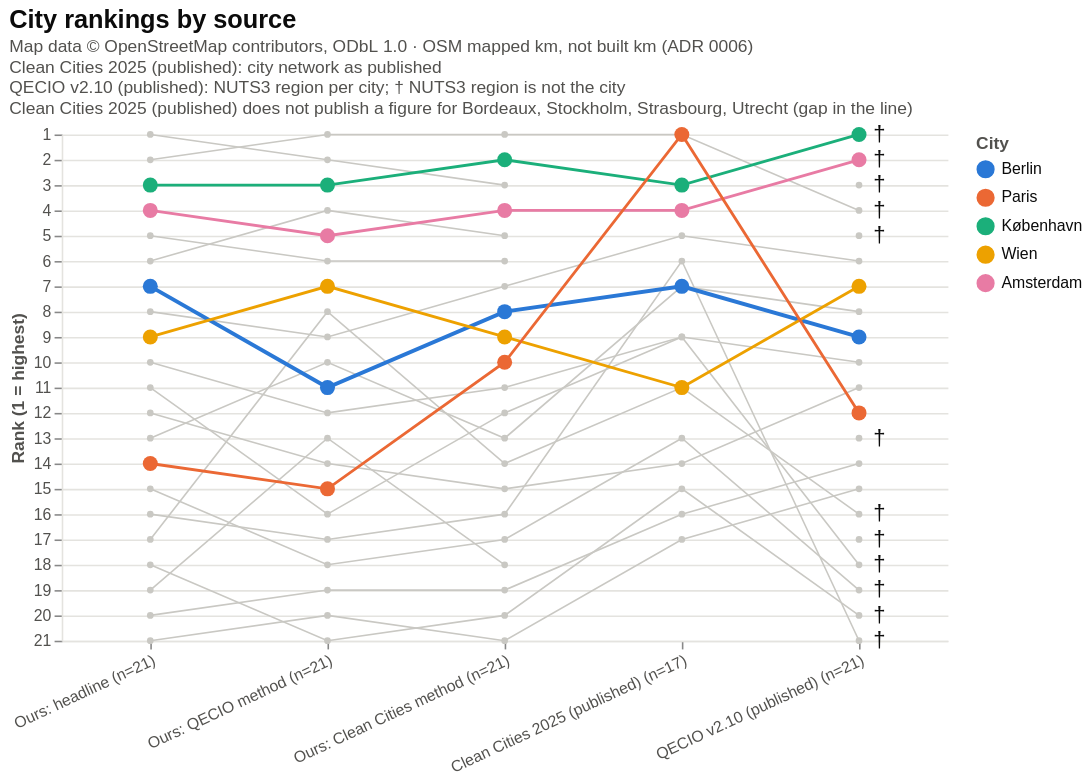

Vega-Lite specification stored for this chart:
### Vega-Lite specification from a JSON file in a GitHub repository (floating-point values rounded to 4 significant figures)
{"config": {"view": {"continuousWidth": 300, "continuousHeight": 300, "stroke": null}, "axis": {"domainColor": "#e4e3df", "gridColor": "#e4e3df", "labelColor": "#52514e", "titleColor": "#52514e"}, "legend": {"labelColor": "#0b0b0b", "labelLimit": 260, "titleColor": "#52514e"}, "title": {"color": "#0b0b0b", "subtitleColor": "#52514e", "subtitleFontSize": 11}}, "layer": [{"mark": {"type": "line", "color": "#c9c8c3", "invalid": "break-paths-filter-domains", "point": {"color": "#c9c8c3", "filled": true, "size": 18}, "strokeWidth": 1}, "encoding": {"detail": {"field": "city", "type": "nominal"}, "tooltip": [{"field": "source", "type": "nominal"}, {"field": "city_label", "title": "city", "type": "nominal"}, {"field": "rank", "type": "quantitative"}, {"field": "value_text", "title": "value", "type": "nominal"}]}, "transform": [{"filter": "(datum.role === 'other')"}]}, {"mark": {"type": "line", "invalid": "break-paths-filter-domains", "point": {"filled": true, "size": 90}}, "encoding": {"color": {"field": "city", "scale": {"domain": ["Berlin", "Paris", "København", "Wien", "Amsterdam"], "range": ["#2a78d6", "#eb6834", "#1baf7a", "#eda100", "#e87ba4"]}, "title": "City", "type": "nominal"}, "strokeWidth": {"condition": {"test": "(datum.role === 'highlight')", "value": 2.5}, "value": 1.8}, "tooltip": [{"field": "source", "type": "nominal"}, {"field": "city_label", "title": "city", "type": "nominal"}, {"field": "rank", "type": "quantitative"}, {"field": "value_text", "title": "value", "type": "nominal"}]}, "transform": [{"filter": "(datum.role !== 'other')"}]}, {"mark": {"type": "text", "align": "left", "baseline": "middle", "color": "#0b0b0b", "dx": 9, "dy": 0, "fontSize": 14, "text": "†"}, "encoding": {"tooltip": [{"field": "source", "type": "nominal"}, {"field": "city_label", "title": "city", "type": "nominal"}, {"field": "rank", "type": "quantitative"}, {"field": "value_text", "title": "value", "type": "nominal"}]}, "transform": [{"filter": "(datum.dagger === true)"}]}], "data": {"values": [{"source": "Ours: headline (n=21)", "source_id": "ours_headline", "city": "Stockholm", "city_id": "stockholm", "city_label": "Stockholm", "dagger": false, "role": "other", "rank": 1, "value": 263.9, "value_text": "263.88"}, {"source": "Ours: headline (n=21)", "source_id": "ours_headline", "city": "Helsinki", "city_id": "helsinki", "city_label": "Helsinki", "dagger": false, "role": "other", "rank": 2, "value": 263.3, "value_text": "263.29"}, {"source": "Ours: headline (n=21)", "source_id": "ours_headline", "city": "København", "city_id": "copenhagen", "city_label": "København", "dagger": false, "role": "comparison", "rank": 3, "value": 238.1, "value_text": "238.08"}, {"source": "Ours: headline (n=21)", "source_id": "ours_headline", "city": "Amsterdam", "city_id": "amsterdam", "city_label": "Amsterdam", "dagger": false, "role": "comparison", "rank": 4, "value": 203.0, "value_text": "202.96"}, {"source": "Ours: headline (n=21)", "source_id": "ours_headline", "city": "Utrecht", "city_id": "utrecht", "city_label": "Utrecht", "dagger": false, "role": "other", "rank": 5, "value": 194.8, "value_text": "194.76"}, {"source": "Ours: headline (n=21)", "source_id": "ours_headline", "city": "Strasbourg", "city_id": "strasbourg", "city_label": "Strasbourg", "dagger": false, "role": "other", "rank": 6, "value": 136.1, "value_text": "136.06"}, {"source": "Ours: headline (n=21)", "source_id": "ours_headline", "city": "Berlin", "city_id": "berlin", "city_label": "Berlin", "dagger": false, "role": "highlight", "rank": 7, "value": 109.6, "value_text": "109.63"}, {"source": "Ours: headline (n=21)", "source_id": "ours_headline", "city": "Wrocław", "city_id": "wroclaw", "city_label": "Wrocław", "dagger": false, "role": "other", "rank": 8, "value": 95.3, "value_text": "95.30"}, {"source": "Ours: headline (n=21)", "source_id": "ours_headline", "city": "Wien", "city_id": "vienna", "city_label": "Wien", "dagger": false, "role": "comparison", "rank": 9, "value": 90.95, "value_text": "90.95"}, {"source": "Ours: headline (n=21)", "source_id": "ours_headline", "city": "Warszawa", "city_id": "warsaw", "city_label": "Warszawa", "dagger": false, "role": "other", "rank": 10, "value": 82.44, "value_text": "82.45"}, {"source": "Ours: headline (n=21)", "source_id": "ours_headline", "city": "Ljubljana", "city_id": "ljubljana", "city_label": "Ljubljana", "dagger": false, "role": "other", "rank": 11, "value": 74.59, "value_text": "74.60"}, {"source": "Ours: headline (n=21)", "source_id": "ours_headline", "city": "Kraków", "city_id": "krakow", "city_label": "Kraków", "dagger": false, "role": "other", "rank": 12, "value": 73.78, "value_text": "73.78"}, {"source": "Ours: headline (n=21)", "source_id": "ours_headline", "city": "Oslo", "city_id": "oslo", "city_label": "Oslo", "dagger": false, "role": "other", "rank": 13, "value": 71.81, "value_text": "71.81"}, {"source": "Ours: headline (n=21)", "source_id": "ours_headline", "city": "Paris", "city_id": "paris", "city_label": "Paris", "dagger": false, "role": "comparison", "rank": 14, "value": 63.07, "value_text": "63.07"}, {"source": "Ours: headline (n=21)", "source_id": "ours_headline", "city": "Bratislava", "city_id": "bratislava", "city_label": "Bratislava", "dagger": false, "role": "other", "rank": 15, "value": 61.19, "value_text": "61.19"}, {"source": "Ours: headline (n=21)", "source_id": "ours_headline", "city": "Barcelona", "city_id": "barcelona", "city_label": "Barcelona", "dagger": false, "role": "other", "rank": 16, "value": 55.1, "value_text": "55.10"}, {"source": "Ours: headline (n=21)", "source_id": "ours_headline", "city": "Lyon", "city_id": "lyon", "city_label": "Lyon", "dagger": false, "role": "other", "rank": 17, "value": 52.3, "value_text": "52.30"}, {"source": "Ours: headline (n=21)", "source_id": "ours_headline", "city": "Madrid", "city_id": "madrid", "city_label": "Madrid", "dagger": false, "role": "other", "rank": 18, "value": 43.08, "value_text": "43.08"}, {"source": "Ours: headline (n=21)", "source_id": "ours_headline", "city": "Bordeaux", "city_id": "bordeaux", "city_label": "Bordeaux", "dagger": false, "role": "other", "rank": 19, "value": 39.98, "value_text": "39.98"}, {"source": "Ours: headline (n=21)", "source_id": "ours_headline", "city": "Praha", "city_id": "prague", "city_label": "Praha", "dagger": false, "role": "other", "rank": 20, "value": 30.21, "value_text": "30.21"}, {"source": "Ours: headline (n=21)", "source_id": "ours_headline", "city": "Budapest", "city_id": "budapest", "city_label": "Budapest", "dagger": false, "role": "other", "rank": 21, "value": 22.41, "value_text": "22.40"}, {"source": "Ours: QECIO method (n=21)", "source_id": "ours_ecf_qecio", "city": "Helsinki", "city_id": "helsinki", "city_label": "Helsinki", "dagger": false, "role": "other", "rank": 1, "value": 167.2, "value_text": "167.19"}, {"source": "Ours: QECIO method (n=21)", "source_id": "ours_ecf_qecio", "city": "Stockholm", "city_id": "stockholm", "city_label": "Stockholm", "dagger": false, "role": "other", "rank": 2, "value": 143.8, "value_text": "143.81"}, {"source": "Ours: QECIO method (n=21)", "source_id": "ours_ecf_qecio", "city": "København", "city_id": "copenhagen", "city_label": "København", "dagger": false, "role": "comparison", "rank": 3, "value": 109.1, "value_text": "109.11"}, {"source": "Ours: QECIO method (n=21)", "source_id": "ours_ecf_qecio", "city": "Strasbourg", "city_id": "strasbourg", "city_label": "Strasbourg", "dagger": false, "role": "other", "rank": 4, "value": 99.84, "value_text": "99.84"}, {"source": "Ours: QECIO method (n=21)", "source_id": "ours_ecf_qecio", "city": "Amsterdam", "city_id": "amsterdam", "city_label": "Amsterdam", "dagger": false, "role": "comparison", "rank": 5, "value": 89.04, "value_text": "89.04"}, {"source": "Ours: QECIO method (n=21)", "source_id": "ours_ecf_qecio", "city": "Utrecht", "city_id": "utrecht", "city_label": "Utrecht", "dagger": false, "role": "other", "rank": 6, "value": 81.5, "value_text": "81.49"}, {"source": "Ours: QECIO method (n=21)", "source_id": "ours_ecf_qecio", "city": "Wien", "city_id": "vienna", "city_label": "Wien", "dagger": false, "role": "comparison", "rank": 7, "value": 69.78, "value_text": "69.79"}, {"source": "Ours: QECIO method (n=21)", "source_id": "ours_ecf_qecio", "city": "Lyon", "city_id": "lyon", "city_label": "Lyon", "dagger": false, "role": "other", "rank": 8, "value": 69.37, "value_text": "69.37"}, {"source": "Ours: QECIO method (n=21)", "source_id": "ours_ecf_qecio", "city": "Wrocław", "city_id": "wroclaw", "city_label": "Wrocław", "dagger": false, "role": "other", "rank": 9, "value": 69.28, "value_text": "69.28"}, {"source": "Ours: QECIO method (n=21)", "source_id": "ours_ecf_qecio", "city": "Oslo", "city_id": "oslo", "city_label": "Oslo", "dagger": false, "role": "other", "rank": 10, "value": 65.82, "value_text": "65.82"}, {"source": "Ours: QECIO method (n=21)", "source_id": "ours_ecf_qecio", "city": "Berlin", "city_id": "berlin", "city_label": "Berlin", "dagger": false, "role": "highlight", "rank": 11, "value": 54.04, "value_text": "54.04"}, {"source": "Ours: QECIO method (n=21)", "source_id": "ours_ecf_qecio", "city": "Warszawa", "city_id": "warsaw", "city_label": "Warszawa", "dagger": false, "role": "other", "rank": 12, "value": 53.61, "value_text": "53.61"}, {"source": "Ours: QECIO method (n=21)", "source_id": "ours_ecf_qecio", "city": "Bordeaux", "city_id": "bordeaux", "city_label": "Bordeaux", "dagger": false, "role": "other", "rank": 13, "value": 50.77, "value_text": "50.77"}, {"source": "Ours: QECIO method (n=21)", "source_id": "ours_ecf_qecio", "city": "Kraków", "city_id": "krakow", "city_label": "Kraków", "dagger": false, "role": "other", "rank": 14, "value": 47.64, "value_text": "47.64"}, {"source": "Ours: QECIO method (n=21)", "source_id": "ours_ecf_qecio", "city": "Paris", "city_id": "paris", "city_label": "Paris", "dagger": false, "role": "comparison", "rank": 15, "value": 46.46, "value_text": "46.46"}, {"source": "Ours: QECIO method (n=21)", "source_id": "ours_ecf_qecio", "city": "Ljubljana", "city_id": "ljubljana", "city_label": "Ljubljana", "dagger": false, "role": "other", "rank": 16, "value": 42.69, "value_text": "42.69"}, {"source": "Ours: QECIO method (n=21)", "source_id": "ours_ecf_qecio", "city": "Barcelona", "city_id": "barcelona", "city_label": "Barcelona", "dagger": false, "role": "other", "rank": 17, "value": 32.63, "value_text": "32.63"}, {"source": "Ours: QECIO method (n=21)", "source_id": "ours_ecf_qecio", "city": "Bratislava", "city_id": "bratislava", "city_label": "Bratislava", "dagger": false, "role": "other", "rank": 18, "value": 32.48, "value_text": "32.48"}, {"source": "Ours: QECIO method (n=21)", "source_id": "ours_ecf_qecio", "city": "Praha", "city_id": "prague", "city_label": "Praha", "dagger": false, "role": "other", "rank": 19, "value": 28.3, "value_text": "28.30"}, {"source": "Ours: QECIO method (n=21)", "source_id": "ours_ecf_qecio", "city": "Budapest", "city_id": "budapest", "city_label": "Budapest", "dagger": false, "role": "other", "rank": 20, "value": 23.24, "value_text": "23.24"}, {"source": "Ours: QECIO method (n=21)", "source_id": "ours_ecf_qecio", "city": "Madrid", "city_id": "madrid", "city_label": "Madrid", "dagger": false, "role": "other", "rank": 21, "value": 16.0, "value_text": "16.00"}, {"source": "Ours: Clean Cities method (n=21)", "source_id": "ours_clean_cities", "city": "Helsinki", "city_id": "helsinki", "city_label": "Helsinki", "dagger": false, "role": "other", "rank": 1, "value": 91.43, "value_text": "91.43"}, {"source": "Ours: Clean Cities method (n=21)", "source_id": "ours_clean_cities", "city": "København", "city_id": "copenhagen", "city_label": "København", "dagger": false, "role": "comparison", "rank": 2, "value": 58.64, "value_text": "58.64"}, {"source": "Ours: Clean Cities method (n=21)", "source_id": "ours_clean_cities", "city": "Stockholm", "city_id": "stockholm", "city_label": "Stockholm", "dagger": false, "role": "other", "rank": 3, "value": 50.92, "value_text": "50.92"}, {"source": "Ours: Clean Cities method (n=21)", "source_id": "ours_clean_cities", "city": "Amsterdam", "city_id": "amsterdam", "city_label": "Amsterdam", "dagger": false, "role": "comparison", "rank": 4, "value": 42.22, "value_text": "42.22"}, {"source": "Ours: Clean Cities method (n=21)", "source_id": "ours_clean_cities", "city": "Strasbourg", "city_id": "strasbourg", "city_label": "Strasbourg", "dagger": false, "role": "other", "rank": 5, "value": 39.42, "value_text": "39.42"}, {"source": "Ours: Clean Cities method (n=21)", "source_id": "ours_clean_cities", "city": "Utrecht", "city_id": "utrecht", "city_label": "Utrecht", "dagger": false, "role": "other", "rank": 6, "value": 32.34, "value_text": "32.34"}, {"source": "Ours: Clean Cities method (n=21)", "source_id": "ours_clean_cities", "city": "Wrocław", "city_id": "wroclaw", "city_label": "Wrocław", "dagger": false, "role": "other", "rank": 7, "value": 29.77, "value_text": "29.77"}, {"source": "Ours: Clean Cities method (n=21)", "source_id": "ours_clean_cities", "city": "Berlin", "city_id": "berlin", "city_label": "Berlin", "dagger": false, "role": "highlight", "rank": 8, "value": 27.7, "value_text": "27.70"}, {"source": "Ours: Clean Cities method (n=21)", "source_id": "ours_clean_cities", "city": "Wien", "city_id": "vienna", "city_label": "Wien", "dagger": false, "role": "comparison", "rank": 9, "value": 23.23, "value_text": "23.23"}, {"source": "Ours: Clean Cities method (n=21)", "source_id": "ours_clean_cities", "city": "Paris", "city_id": "paris", "city_label": "Paris", "dagger": false, "role": "comparison", "rank": 10, "value": 22.91, "value_text": "22.91"}, {"source": "Ours: Clean Cities method (n=21)", "source_id": "ours_clean_cities", "city": "Warszawa", "city_id": "warsaw", "city_label": "Warszawa", "dagger": false, "role": "other", "rank": 11, "value": 22.55, "value_text": "22.55"}, {"source": "Ours: Clean Cities method (n=21)", "source_id": "ours_clean_cities", "city": "Ljubljana", "city_id": "ljubljana", "city_label": "Ljubljana", "dagger": false, "role": "other", "rank": 12, "value": 21.2, "value_text": "21.20"}, {"source": "Ours: Clean Cities method (n=21)", "source_id": "ours_clean_cities", "city": "Oslo", "city_id": "oslo", "city_label": "Oslo", "dagger": false, "role": "other", "rank": 13, "value": 21.06, "value_text": "21.06"}, {"source": "Ours: Clean Cities method (n=21)", "source_id": "ours_clean_cities", "city": "Lyon", "city_id": "lyon", "city_label": "Lyon", "dagger": false, "role": "other", "rank": 14, "value": 17.73, "value_text": "17.72"}, {"source": "Ours: Clean Cities method (n=21)", "source_id": "ours_clean_cities", "city": "Kraków", "city_id": "krakow", "city_label": "Kraków", "dagger": false, "role": "other", "rank": 15, "value": 17.51, "value_text": "17.51"}, {"source": "Ours: Clean Cities method (n=21)", "source_id": "ours_clean_cities", "city": "Barcelona", "city_id": "barcelona", "city_label": "Barcelona", "dagger": false, "role": "other", "rank": 16, "value": 17.05, "value_text": "17.05"}, {"source": "Ours: Clean Cities method (n=21)", "source_id": "ours_clean_cities", "city": "Bratislava", "city_id": "bratislava", "city_label": "Bratislava", "dagger": false, "role": "other", "rank": 17, "value": 13.8, "value_text": "13.80"}, {"source": "Ours: Clean Cities method (n=21)", "source_id": "ours_clean_cities", "city": "Bordeaux", "city_id": "bordeaux", "city_label": "Bordeaux", "dagger": false, "role": "other", "rank": 18, "value": 11.15, "value_text": "11.15"}, {"source": "Ours: Clean Cities method (n=21)", "source_id": "ours_clean_cities", "city": "Praha", "city_id": "prague", "city_label": "Praha", "dagger": false, "role": "other", "rank": 19, "value": 8.619, "value_text": "8.62"}, {"source": "Ours: Clean Cities method (n=21)", "source_id": "ours_clean_cities", "city": "Madrid", "city_id": "madrid", "city_label": "Madrid", "dagger": false, "role": "other", "rank": 20, "value": 7.837, "value_text": "7.84"}, {"source": "Ours: Clean Cities method (n=21)", "source_id": "ours_clean_cities", "city": "Budapest", "city_id": "budapest", "city_label": "Budapest", "dagger": false, "role": "other", "rank": 21, "value": 5.223, "value_text": "5.22"}, {"source": "Clean Cities 2025 (published) (n=17)", "source_id": "published_clean_cities", "city": "Helsinki", "city_id": "helsinki", "city_label": "Helsinki", "dagger": false, "role": "other", "rank": 1, "value": 48.0, "value_text": "48.00"}, {"source": "Clean Cities 2025 (published) (n=17)", "source_id": "published_clean_cities", "city": "Paris", "city_id": "paris", "city_label": "Paris", "dagger": false, "role": "comparison", "rank": 1, "value": 48.0, "value_text": "48.00"}, {"source": "Clean Cities 2025 (published) (n=17)", "source_id": "published_clean_cities", "city": "København", "city_id": "copenhagen", "city_label": "København", "dagger": false, "role": "comparison", "rank": 3, "value": 43.0, "value_text": "43.00"}, {"source": "Clean Cities 2025 (published) (n=17)", "source_id": "published_clean_cities", "city": "Amsterdam", "city_id": "amsterdam", "city_label": "Amsterdam", "dagger": false, "role": "comparison", "rank": 4, "value": 34.0, "value_text": "34.00"}, {"source": "Clean Cities 2025 (published) (n=17)", "source_id": "published_clean_cities", "city": "Wrocław", "city_id": "wroclaw", "city_label": "Wrocław", "dagger": false, "role": "other", "rank": 5, "value": 20.0, "value_text": "20.00"}, {"source": "Clean Cities 2025 (published) (n=17)", "source_id": "published_clean_cities", "city": "Barcelona", "city_id": "barcelona", "city_label": "Barcelona", "dagger": false, "role": "other", "rank": 6, "value": 19.0, "value_text": "19.00"}, {"source": "Clean Cities 2025 (published) (n=17)", "source_id": "published_clean_cities", "city": "Berlin", "city_id": "berlin", "city_label": "Berlin", "dagger": false, "role": "highlight", "rank": 7, "value": 17.0, "value_text": "17.00"}, {"source": "Clean Cities 2025 (published) (n=17)", "source_id": "published_clean_cities", "city": "Oslo", "city_id": "oslo", "city_label": "Oslo", "dagger": false, "role": "other", "rank": 7, "value": 17.0, "value_text": "17.00"}, {"source": "Clean Cities 2025 (published) (n=17)", "source_id": "published_clean_cities", "city": "Ljubljana", "city_id": "ljubljana", "city_label": "Ljubljana", "dagger": false, "role": "other", "rank": 9, "value": 15.0, "value_text": "15.00"}, {"source": "Clean Cities 2025 (published) (n=17)", "source_id": "published_clean_cities", "city": "Warszawa", "city_id": "warsaw", "city_label": "Warszawa", "dagger": false, "role": "other", "rank": 9, "value": 15.0, "value_text": "15.00"}, {"source": "Clean Cities 2025 (published) (n=17)", "source_id": "published_clean_cities", "city": "Lyon", "city_id": "lyon", "city_label": "Lyon", "dagger": false, "role": "other", "rank": 11, "value": 14.0, "value_text": "14.00"}, {"source": "Clean Cities 2025 (published) (n=17)", "source_id": "published_clean_cities", "city": "Wien", "city_id": "vienna", "city_label": "Wien", "dagger": false, "role": "comparison", "rank": 11, "value": 14.0, "value_text": "14.00"}, {"source": "Clean Cities 2025 (published) (n=17)", "source_id": "published_clean_cities", "city": "Bratislava", "city_id": "bratislava", "city_label": "Bratislava", "dagger": false, "role": "other", "rank": 13, "value": 12.0, "value_text": "12.00"}, {"source": "Clean Cities 2025 (published) (n=17)", "source_id": "published_clean_cities", "city": "Kraków", "city_id": "krakow", "city_label": "Kraków", "dagger": false, "role": "other", "rank": 14, "value": 11.0, "value_text": "11.00"}, {"source": "Clean Cities 2025 (published) (n=17)", "source_id": "published_clean_cities", "city": "Madrid", "city_id": "madrid", "city_label": "Madrid", "dagger": false, "role": "other", "rank": 15, "value": 8.0, "value_text": "8.00"}, {"source": "Clean Cities 2025 (published) (n=17)", "source_id": "published_clean_cities", "city": "Praha", "city_id": "prague", "city_label": "Praha", "dagger": false, "role": "other", "rank": 16, "value": 6.0, "value_text": "6.00"}, {"source": "Clean Cities 2025 (published) (n=17)", "source_id": "published_clean_cities", "city": "Budapest", "city_id": "budapest", "city_label": "Budapest", "dagger": false, "role": "other", "rank": 17, "value": 4.0, "value_text": "4.00"}, {"source": "Clean Cities 2025 (published) (n=17)", "source_id": "published_clean_cities", "city": "Bordeaux", "city_id": "bordeaux", "city_label": "Bordeaux", "dagger": false, "role": "other", "rank": null, "value": null, "value_text": "not published"}, {"source": "Clean Cities 2025 (published) (n=17)", "source_id": "published_clean_cities", "city": "Stockholm", "city_id": "stockholm", "city_label": "Stockholm", "dagger": false, "role": "other", "rank": null, "value": null, "value_text": "not published"}, {"source": "Clean Cities 2025 (published) (n=17)", "source_id": "published_clean_cities", "city": "Strasbourg", "city_id": "strasbourg", "city_label": "Strasbourg", "dagger": false, "role": "other", "rank": null, "value": null, "value_text": "not published"}, {"source": "Clean Cities 2025 (published) (n=17)", "source_id": "published_clean_cities", "city": "Utrecht", "city_id": "utrecht", "city_label": "Utrecht", "dagger": false, "role": "other", "rank": null, "value": null, "value_text": "not published"}, {"source": "QECIO v2.10 (published) (n=21)", "source_id": "published_qecio", "city": "København", "city_id": "copenhagen", "city_label": "København †", "dagger": true, "role": "comparison", "rank": 1, "value": 104.2, "value_text": "104.18"}, {"source": "QECIO v2.10 (published) (n=21)", "source_id": "published_qecio", "city": "Amsterdam", "city_id": "amsterdam", "city_label": "Amsterdam †", "dagger": true, "role": "comparison", "rank": 2, "value": 81.52, "value_text": "81.52"}, {"source": "QECIO v2.10 (published) (n=21)", "source_id": "published_qecio", "city": "Utrecht", "city_id": "utrecht", "city_label": "Utrecht †", "dagger": true, "role": "other", "rank": 3, "value": 81.34, "value_text": "81.34"}, {"source": "QECIO v2.10 (published) (n=21)", "source_id": "published_qecio", "city": "Helsinki", "city_id": "helsinki", "city_label": "Helsinki †", "dagger": true, "role": "other", "rank": 4, "value": 78.45, "value_text": "78.45"}, {"source": "QECIO v2.10 (published) (n=21)", "source_id": "published_qecio", "city": "Stockholm", "city_id": "stockholm", "city_label": "Stockholm †", "dagger": true, "role": "other", "rank": 5, "value": 70.91, "value_text": "70.91"}, {"source": "QECIO v2.10 (published) (n=21)", "source_id": "published_qecio", "city": "Wrocław", "city_id": "wroclaw", "city_label": "Wrocław", "dagger": false, "role": "other", "rank": 6, "value": 63.81, "value_text": "63.81"}, {"source": "QECIO v2.10 (published) (n=21)", "source_id": "published_qecio", "city": "Wien", "city_id": "vienna", "city_label": "Wien", "dagger": false, "role": "comparison", "rank": 7, "value": 63.79, "value_text": "63.79"}, {"source": "QECIO v2.10 (published) (n=21)", "source_id": "published_qecio", "city": "Oslo", "city_id": "oslo", "city_label": "Oslo", "dagger": false, "role": "other", "rank": 8, "value": 60.74, "value_text": "60.74"}, {"source": "QECIO v2.10 (published) (n=21)", "source_id": "published_qecio", "city": "Berlin", "city_id": "berlin", "city_label": "Berlin", "dagger": false, "role": "highlight", "rank": 9, "value": 54.38, "value_text": "54.38"}, {"source": "QECIO v2.10 (published) (n=21)", "source_id": "published_qecio", "city": "Warszawa", "city_id": "warsaw", "city_label": "Warszawa", "dagger": false, "role": "other", "rank": 10, "value": 49.49, "value_text": "49.49"}, {"source": "QECIO v2.10 (published) (n=21)", "source_id": "published_qecio", "city": "Kraków", "city_id": "krakow", "city_label": "Kraków", "dagger": false, "role": "other", "rank": 11, "value": 44.28, "value_text": "44.28"}, {"source": "QECIO v2.10 (published) (n=21)", "source_id": "published_qecio", "city": "Paris", "city_id": "paris", "city_label": "Paris", "dagger": false, "role": "comparison", "rank": 12, "value": 41.47, "value_text": "41.47"}, {"source": "QECIO v2.10 (published) (n=21)", "source_id": "published_qecio", "city": "Strasbourg", "city_id": "strasbourg", "city_label": "Strasbourg †", "dagger": true, "role": "other", "rank": 13, "value": 24.15, "value_text": "24.15"}, {"source": "QECIO v2.10 (published) (n=21)", "source_id": "published_qecio", "city": "Praha", "city_id": "prague", "city_label": "Praha", "dagger": false, "role": "other", "rank": 14, "value": 22.31, "value_text": "22.31"}, {"source": "QECIO v2.10 (published) (n=21)", "source_id": "published_qecio", "city": "Budapest", "city_id": "budapest", "city_label": "Budapest", "dagger": false, "role": "other", "rank": 15, "value": 22.24, "value_text": "22.24"}, {"source": "QECIO v2.10 (published) (n=21)", "source_id": "published_qecio", "city": "Lyon", "city_id": "lyon", "city_label": "Lyon †", "dagger": true, "role": "other", "rank": 16, "value": 21.26, "value_text": "21.26"}, {"source": "QECIO v2.10 (published) (n=21)", "source_id": "published_qecio", "city": "Bordeaux", "city_id": "bordeaux", "city_label": "Bordeaux †", "dagger": true, "role": "other", "rank": 17, "value": 19.34, "value_text": "19.33"}, {"source": "QECIO v2.10 (published) (n=21)", "source_id": "published_qecio", "city": "Ljubljana", "city_id": "ljubljana", "city_label": "Ljubljana †", "dagger": true, "role": "other", "rank": 18, "value": 16.31, "value_text": "16.31"}, {"source": "QECIO v2.10 (published) (n=21)", "source_id": "published_qecio", "city": "Bratislava", "city_id": "bratislava", "city_label": "Bratislava †", "dagger": true, "role": "other", "rank": 19, "value": 15.31, "value_text": "15.31"}, {"source": "QECIO v2.10 (published) (n=21)", "source_id": "published_qecio", "city": "Madrid", "city_id": "madrid", "city_label": "Madrid †", "dagger": true, "role": "other", "rank": 20, "value": 12.85, "value_text": "12.85"}, {"source": "QECIO v2.10 (published) (n=21)", "source_id": "published_qecio", "city": "Barcelona", "city_id": "barcelona", "city_label": "Barcelona †", "dagger": true, "role": "other", "rank": 21, "value": 11.39, "value_text": "11.39"}]}, "encoding": {"x": {"axis": {"labelAngle": -25, "labelLimit": 220}, "field": "source", "sort": ["Ours: headline (n=21)", "Ours: QECIO method (n=21)", "Ours: Clean Cities method (n=21)", "Clean Cities 2025 (published) (n=17)", "QECIO v2.10 (published) (n=21)"], "title": null, "type": "ordinal"}, "y": {"axis": {"format": "d", "values": [1, 2, 3, 4, 5, 6, 7, 8, 9, 10, 11, 12, 13, 14, 15, 16, 17, 18, 19, 20, 21]}, "field": "rank", "scale": {"domain": [1, 21], "nice": false, "reverse": true}, "title": "Rank (1 = highest)", "type": "quantitative"}}, "height": 320, "title": {"text": "City rankings by source", "anchor": "start", "fontSize": 16, "subtitle": ["Map data © OpenStreetMap contributors, ODbL 1.0 · OSM mapped km, not built km (ADR 0006)", "Clean Cities 2025 (published): city network as published", "QECIO v2.10 (published): NUTS3 region per city; † NUTS3 region is not the city", "Clean Cities 2025 (published) does not publish a figure for Bordeaux, Stockholm, Strasbourg, Utrecht (gap in the line)"]}, "width": 560, "$schema": "https://vega.github.io/schema/vega-lite/v6.4.1.json"}
